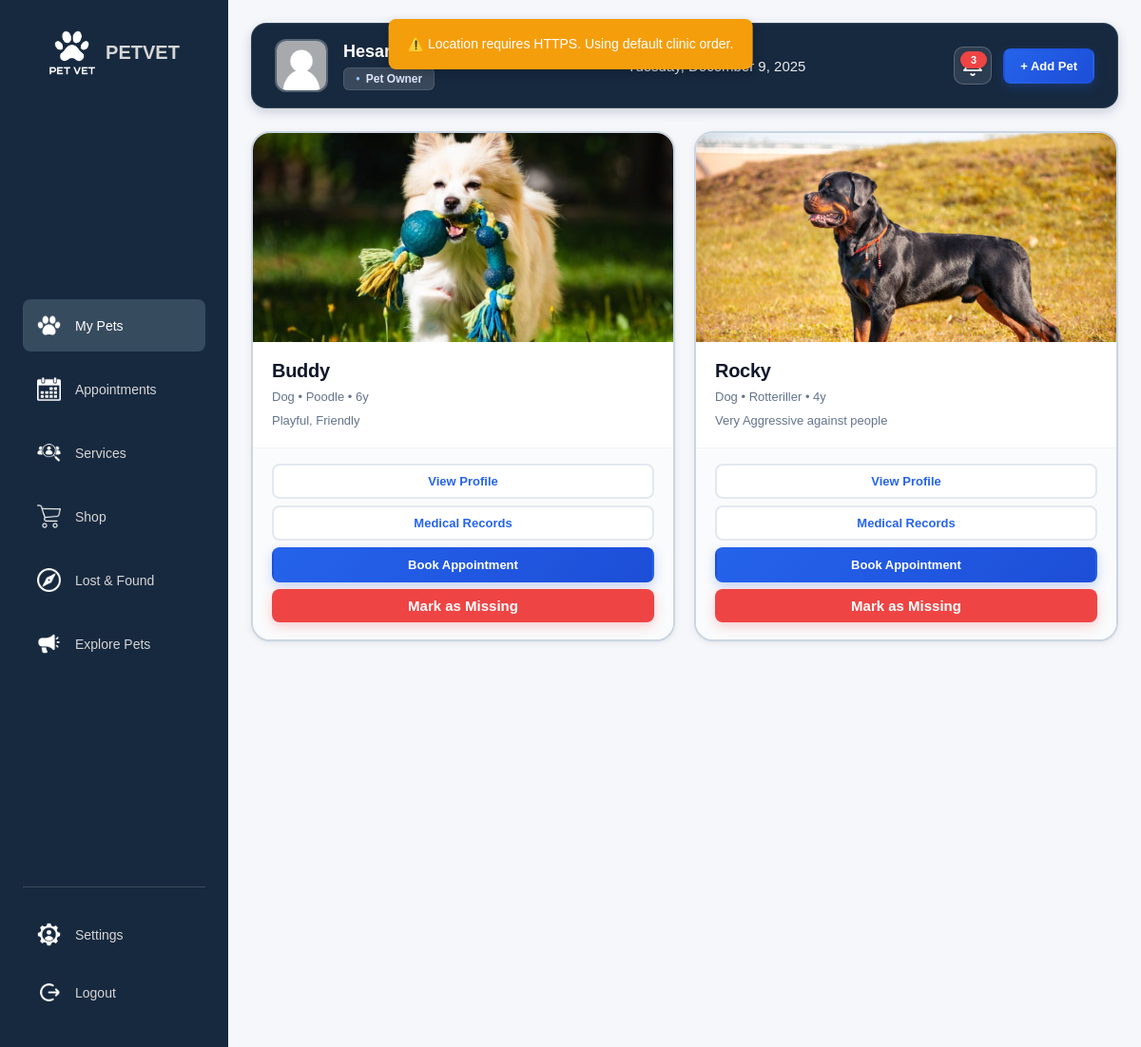
The app's page /index.php?module=pet-owner&page=my-pets (signed in) with its own data.
### tables this page shows
CREATE TABLE `users` (
  `id` int NOT NULL AUTO_INCREMENT,
  `email` varchar(255) NOT NULL,
  `password` varchar(255) NOT NULL COMMENT 'bcrypt hashed password',
  `first_name` varchar(100) NOT NULL,
  `last_name` varchar(100) NOT NULL,
  `phone` varchar(20) DEFAULT NULL,
  `address` text,
  `avatar` varchar(255) DEFAULT NULL COMMENT 'Path to profile picture',
  `email_verified` tinyint(1) DEFAULT '0',
  `email_verification_token` varchar(255) DEFAULT NULL,
  `is_active` tinyint(1) DEFAULT '1' COMMENT 'Account active status',
  `is_blocked` tinyint(1) DEFAULT '0' COMMENT 'Admin can block users',
  `last_login` timestamp NULL DEFAULT NULL,
  `created_at` timestamp NOT NULL DEFAULT CURRENT_TIMESTAMP,
  `updated_at` timestamp NOT NULL DEFAULT CURRENT_TIMESTAMP ON UPDATE CURRENT_TIMESTAMP,
  PRIMARY KEY (`id`),
  UNIQUE KEY `email` (`email`),
  KEY `idx_email` (`email`),
  KEY `idx_active` (`is_active`),
  KEY `idx_created` (`created_at`)
);

CREATE TABLE `pets` (
  `id` int NOT NULL AUTO_INCREMENT,
  `user_id` int NOT NULL,
  `name` varchar(100) NOT NULL,
  `species` varchar(50) NOT NULL,
  `breed` varchar(100) DEFAULT NULL,
  `sex` varchar(20) DEFAULT NULL,
  `date_of_birth` date DEFAULT NULL,
  `weight` decimal(10,2) DEFAULT NULL,
  `color` text,
  `allergies` text,
  `notes` text,
  `photo_url` text,
  `is_active` tinyint(1) DEFAULT '1',
  `created_at` timestamp NOT NULL DEFAULT CURRENT_TIMESTAMP,
  `updated_at` timestamp NOT NULL DEFAULT CURRENT_TIMESTAMP ON UPDATE CURRENT_TIMESTAMP,
  PRIMARY KEY (`id`),
  KEY `idx_user_id` (`user_id`),
  KEY `idx_is_active` (`is_active`),
  CONSTRAINT `pets_ibfk_1` FOREIGN KEY (`user_id`) REFERENCES `users` (`id`) ON DELETE CASCADE
);

### controllers/BaseController.php (called while the page is built, shortened)
<?php
abstract class BaseController {
    protected function view(string $module, string $name, array $data = []) {
        extract($data);
    include __DIR__ . '/../views/shared/sidebar/sidebar.php';
    include __DIR__ . '/../views/'.$module.'/'.$name.'.php';
    }
}
?>

### controllers/PetOwnerController.php (called while the page is built, shortened)
<?php
require_once __DIR__ . '/BaseController.php';
require_once __DIR__ . '/../models/PetOwner/MyPetsModel.php';
class PetOwnerController extends BaseController {
    public function myPets() {
        $model = new MyPetsModel();
        $data = [
            'pets' => $model->fetchPets(),
            'clinics' => $model->getClinics()
        ];
        $this->view('pet-owner', 'my-pets', $data);
    }
}

### config/connect.php (called while the page is built, shortened)
<?php
function db(): PDO {
    static $pdo = null;
    if ($pdo === null) {
        $dsn = "mysql:host=" . DB_HOST . ";port=" . DB_PORT . ";dbname=" . DB_NAME . ";charset=" . DB_CHARSET;
        $options = [
            PDO::ATTR_ERRMODE => PDO::ERRMODE_EXCEPTION,
            PDO::ATTR_DEFAULT_FETCH_MODE => PDO::FETCH_ASSOC,
            PDO::ATTR_EMULATE_PREPARES => false,
            PDO::MYSQL_ATTR_SSL_CA => DB_CA_PATH,
            PDO::MYSQL_ATTR_SSL_VERIFY_SERVER_CERT => true,
        ];
        try {
            $pdo = new PDO($dsn, DB_USER, DB_PASS, $options);
        } catch (PDOException $e) {
            error_log("Database connection failed: " . $e->getMessage());
            die("Database connection failed. Please check your configuration.");
        }
    }
    return $pdo;
}
?>

### config/auth_helper.php (called while the page is built, shortened)
<?php
require_once __DIR__ . '/Auth.php';
function auth(): Auth {
    static $auth = null;
    if ($auth === null) {
        $auth = new Auth();
    }
    return $auth;
}
function isLoggedIn(): bool {
    return auth()->isLoggedIn();
}
function currentUser(): ?array {
    return auth()->getUser();
}
function userDisplayName(?array $user = null): string {
    $user = $user ?? currentUser();
    return ($user['first_name'] ?? '') . ' ' . ($user['last_name'] ?? '');
}
function userAvatar(?array $user = null): string {
    $user = $user ?? currentUser();
    if (!$user || empty($user['avatar'])) {
        return '/PETVET/public/images/emptyProfPic.png';
    }
    return $user['avatar'];
}

### config/Auth.php (called while the page is built, shortened)
<?php
require_once __DIR__ . '/connect.php';
class Auth {
    private PDO $db;
    public function __construct() {
        $this->db = db();
    }
    public function isLoggedIn(): bool {
        return isset($_SESSION['logged_in']) && $_SESSION['logged_in'] === true;
    }
    public function getUserId(): ?int {
        return $_SESSION['user_id'] ?? null;
    }
    public function getUser(?int $userId = null): ?array {
        $userId = $userId ?? $this->getUserId();
        $stmt = $this->db->prepare("
            SELECT id, email, first_name, last_name, phone, address, avatar,
                   email_verified, last_login, created_at
            FROM users
            WHERE id = ?
        ");
        $stmt->execute([$userId]);
        return $stmt->fetch() ?: null;
    }
}

### models/PetOwner/MyPetsModel.php (called while the page is built, shortened)
<?php
require_once __DIR__ . '/PetProfileModel.php';
class MyPetsModel {
	private $petProfileModel;
	public function __construct() {
		$this->petProfileModel = new PetProfileModel();
	}
	public function fetchPets() {
		$userId = $_SESSION['user_id'] ?? null;
		$petsFromDb = $this->petProfileModel->getUserPets($userId);
		require_once __DIR__ . '/../../config/connect.php';
		$appointmentStatus = [];
		$pets = [];
		foreach ($petsFromDb as $p) {
			$photo = $p['photo_url'];
			$pets[] = [
				'id' => $p['id'],
				'name' => $p['name'],
				'species' => $p['species'],
				'breed' => $p['breed'] ?? 'Unknown',
				'sex' => $p['sex'] ?? 'Unknown',
				'date_of_birth' => $p['date_of_birth'] ?? '',
				'weight' => $p['weight'] ?? '0',
				'color' => $p['color'] ?? '',
				'allergies' => $p['allergies'] ?? 'None',
				'notes' => $p['notes'] ?? '',
				'photo' => $photo,
				'has_upcoming_appointment' => $appointmentStatus[$p['id']] ?? false
			];
		}
		return $pets;
	}
	public function getClinics() {
		try {
			require_once __DIR__ . '/../../config/connect.php';
			$db = db();
			$query = "
				SELECT
					id,
					clinic_name as name,
					clinic_address as address,
					clinic_phone as phone
				FROM clinics
				WHERE is_active = 1
				ORDER BY clinic_name
			";
			$stmt = $db->prepare($query);
			$stmt->execute();
			return $stmt->fetchAll(PDO::FETCH_ASSOC);
		} catch (Exception $e) {
			error_log("Error fetching clinics: " . $e->getMessage());
			return [];
		}
	}
}

### models/BaseModel.php (called while the page is built, shortened)
<?php
require_once __DIR__ . '/../config/connect.php';
abstract class BaseModel {
    public function __construct() {
        $this->pdo = db();
        $this->db = $this->pdo;
    }
}
?>

### models/PetOwner/PetProfileModel.php (called while the page is built, shortened)
<?php
require_once __DIR__ . '/../BaseModel.php';
require_once __DIR__ . '/../../config/connect.php';
class PetProfileModel extends BaseModel {
    public function getUserPets(int $userId, bool $includeInactive = false): array {
        try {
            $sql = "
                SELECT id, user_id, name, species, breed, sex,
                       date_of_birth, weight, color, allergies, notes,
                       photo_url, is_active, created_at, updated_at
                FROM pets
                WHERE user_id = ?
            ";
            if (!$includeInactive) {
                $sql .= " AND is_active = TRUE";
            }
            $sql .= " ORDER BY created_at DESC";
            $stmt = $this->db->prepare($sql);
            $stmt->execute([$userId]);
            return $stmt->fetchAll(PDO::FETCH_ASSOC);
        } catch (PDOException $e) {
            error_log("Get user pets error: " . $e->getMessage());
            return [];
        }
    }
}
?>

### views/pet-owner/my-pets.php (the view, shortened to what this page needs)
<?php
function calculateAge($dob) {
  $birthDate = new DateTime($dob);
  $today = new DateTime();
  $age = $today->diff($birthDate)->y;
  return $age;
}
?>
<!DOCTYPE html>
<html lang="en">
<head>
  <link rel="stylesheet" href="/PETVET/public/css/pet-owner/my-pets.css">
  <link rel="stylesheet" href="/PETVET/public/css/pet-owner/booking-calendar.css">
  <link rel="stylesheet" href="/PETVET/public/css/pet-owner/clinic-selector.css">
</head>
<body>
  <main class="main-content">
    <?php
    include __DIR__ . '/../shared/components/user-welcome-header.php';
    ?>
    <section class="pets-grid" id="petsGrid">
      <?php foreach ($pets as $pet): ?>
      <article class="pet-card" data-pet-id="<?php echo $pet['id']; ?>">
        <div class="pet-hero">
          <img src="<?php echo $pet['photo']; ?>" alt="<?php echo $pet['name']; ?>">
        </div>
        <div class="pet-body">
          <div class="pet-title">
            <h3 class="pet-name"><?php echo $pet['name']; ?></h3>
          </div>
          <p class="pet-meta">
            <?php echo $pet['species']; ?> •
            <?php echo $pet['breed']; ?> •
            <?php echo calculateAge($pet['date_of_birth']); ?>y
          </p>
          <p class="pet-notes"><?php echo $pet['notes']; ?></p>
        </div>
        <div class="pet-actions">
          <a href="pet-profile.php?id=<?php echo $pet['id']; ?>" class="btn outline">View Profile</a>
          <a href="/PETVET/?module=pet-owner&page=medical-records&pet=1" class="btn outline">Medical Records</a>
          <?php if ($pet['has_upcoming_appointment']): ?>
            <button class="btn primary" disabled style="opacity: 0.5; cursor: not-allowed;" title="This pet already has an upcoming appointment">Has Upcoming Appointment</button>
          <?php else: ?>
            <a href="#book-appointment?pet=<?php echo $pet['id']; ?>" class="btn primary">Book Appointment</a>
          <?php endif; ?>
          <button class="btn danger markMissingBtn" data-pet="<?php echo $pet['id']; ?>">Mark as Missing</button>
        </div>
      </article>
      <?php endforeach; ?>
    </section>
  </main>
</body>
</html>

### views/shared/components/user-welcome-header.php (shortened to what this page needs)
<?php
require_once __DIR__ . '/../../../config/auth_helper.php';
if (isLoggedIn()) {
    $user = currentUser();
    $userName = userDisplayName($user);
    $userRole = $_SESSION['current_role_display'] ?? '';
    $userAvatar = userAvatar($user);
?>
<div class="user-welcome-header">
    <div class="user-welcome-left">
        <img src="<?= htmlspecialchars($userAvatar) ?>" alt="User Avatar" class="user-welcome-avatar">
        <div class="user-welcome-info">
            <h1 class="user-welcome-name"><?= htmlspecialchars($userName) ?></h1>
            <span class="user-welcome-role"><?= htmlspecialchars($userRole) ?></span>
        </div>
    </div>
    <div class="user-welcome-center">
        <span class="user-welcome-date"><?= date('l, F j, Y') ?></span>
    </div>
    <div class="user-welcome-right">
        <div class="user-welcome-actions" id="headerActionsSlot">
        </div>
    </div>
</div>
<?php
}
?>

### public/css/sidebar/sidebar.css (style rules this page uses)
body { margin: 0; font-family: Arial, sans-serif; transition: margin-left 0.3s ease-in-out; }
body { overflow-x: hidden; }

### public/css/pet-owner/my-pets.css (style rules this page uses)
:root { --bg:#f5f7fb; --card:#ffffff; --ink:#0f172a; --muted:#6b7280; --line:#e5e7eb; --brand:#2563eb; --brand-ink:#ffffff; --ok-bg:#ecfdf5; --ok-ink:#065f46; --pill-bg:#eef2ff; --pill-ink:#1e40af; --danger-bg:#fee2e2; --danger-ink:#991b1b; --dog-accent: #fbbf24; --cat-accent: #a78bfa; --bird-accent: #34d399; --other-accent: #f472b6; }
.main-content { margin-left: 240px; padding: 24px; min-height: 100vh; background: var(--bg); }
.pets-grid { display: grid; gap: 20px; grid-template-columns: repeat(auto-fill, minmax(320px, 1fr)); margin-bottom: 32px; }
.pet-card { display: flex; flex-direction: column; background: var(--card); border: 2px solid #cbd5e1; border-radius: 20px; overflow: hidden; box-shadow: 0 2px 8px rgba(0,0,0,.06), 0 1px 2px rgba(0,0,0,.04); transition: all .35s cubic-bezier(0.4, 0, 0.2, 1); position: relative; }
.pet-hero { position: relative; width: 100%; height: 220px; background: linear-gradient(135deg, #dbeafe 0%, #bfdbfe 100%); overflow: hidden; }
.pet-hero img { width: 100%; height: 100%; object-fit: cover; transition: transform .4s cubic-bezier(0.4, 0, 0.2, 1); }
.pet-body { padding: 18px 20px; flex: 1; display: flex; flex-direction: column; gap: 8px; }
.pet-title { display: flex; align-items: center; justify-content: space-between; gap: 8px; margin-bottom: 0; }
.pet-name { margin: 0; font-size: 20px; color: #0f172a; font-weight: 700; letter-spacing: -0.3px; line-height: 1.2; }
.pet-meta { margin: 0; color: #64748b; font-size: 13px; font-weight: 500; display: flex; align-items: center; gap: 6px; }
.pet-notes { margin: 0; color: #64748b; font-size: 13px; line-height: 1.5; display: -webkit-box; -webkit-line-clamp: 1; -webkit-box-orient: vertical; overflow: hidden; text-overflow: ellipsis; max-height: 20px; }
.pet-actions { margin-top: auto; display: flex; flex-direction: column; gap: 7px; padding: 16px 20px 18px; border-top: 1px solid #f1f5f9; background: #fafbfc; align-items: stretch; }
.btn { appearance: none; display: inline-flex; align-items: center; justify-content: center; gap: 6px; padding: 9px 16px; border-radius: 8px; border: 2px solid transparent; background: #ffffff; color: #475569; cursor: pointer; text-decoration: none; font-size: 13px; font-weight: 600; transition: all 0.25s cubic-bezier(0.4, 0, 0.2, 1); position: relative; white-space: nowrap; }
.btn.primary { background: linear-gradient(135deg, #2563eb 0%, #1d4ed8 100%); color: white; border-color: transparent; box-shadow: 0 4px 12px rgba(37,99,235,0.25); }
.btn.outline { background: white; color: #2563eb; border-color: #e2e8f0; font-weight: 600; }
.btn.danger { background: linear-gradient(135deg, #ef4444 0%, #dc2626 100%); color: white; border-color: transparent; box-shadow: 0 4px 12px rgba(239,68,68,0.25); font-weight: 600; }

### views/pet-owner/my-pets.php (style rules this page uses)
.pet-hero { position: relative; }
.btn.danger { background: #ef4444; color: white; border: none; border-radius: 8px; font-weight: 600; font-size: 15px; cursor: pointer; transition: all 0.2s ease; min-width: 140px; }

### views/shared/components/user-welcome-header.php (style rules this page uses)
.user-welcome-header { background: #17293F; border-radius: 16px; padding: 16px 24px; margin-bottom: 24px; display: flex; align-items: center; justify-content: space-between; box-shadow: 0 4px 12px rgba(23, 41, 63, 0.2); border: 1px solid rgba(255, 255, 255, 0.1); }
.user-welcome-left { display: flex; align-items: center; gap: 16px; }
.user-welcome-avatar { width: 52px; height: 52px; border-radius: 12px; object-fit: cover; border: 2px solid rgba(255, 255, 255, 0.2); background: #2a3d52; flex-shrink: 0; }
.user-welcome-info { display: flex; flex-direction: column; gap: 4px; }
.user-welcome-name { font-size: 18px; font-weight: 700; margin: 0; line-height: 1.3; color: #ffffff; }
.user-welcome-role { display: inline-flex; align-items: center; gap: 6px; background: rgba(255, 255, 255, 0.15); padding: 4px 12px; border-radius: 6px; font-size: 12px; font-weight: 600; color: #e0e7ff; width: fit-content; border: 1px solid rgba(255, 255, 255, 0.1); }
.user-welcome-role::before { content: "●"; color: #93c5fd; font-size: 8px; }
.user-welcome-center { flex: 1; display: flex; align-items: center; justify-content: center; }
.user-welcome-date { color: #ffffff; font-size: 15px; font-weight: 500; opacity: 0.9; }
.user-welcome-right { display: flex; align-items: center; gap: 16px; }
.user-welcome-actions { display: flex !important; align-items: center; gap: 12px; min-height: 40px; }

### records on screen
users: userName "Hesara…"
pets: photo_url (picture), name "Buddy", species "Dog", breed "Poodle", date_of_birth "6", notes "Playful, Friendly"
pets: photo_url (picture), name "Rocky", species "Dog", breed "Rotteriller", date_of_birth "4", notes "Very Aggressive against people"

### other values on screen
$userRole "Pet Owner"
